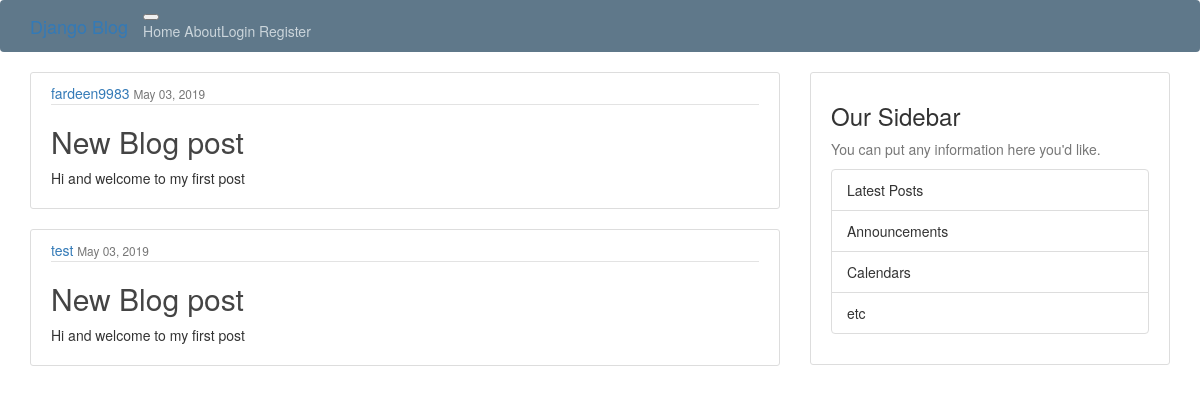
The app's page /, older data.
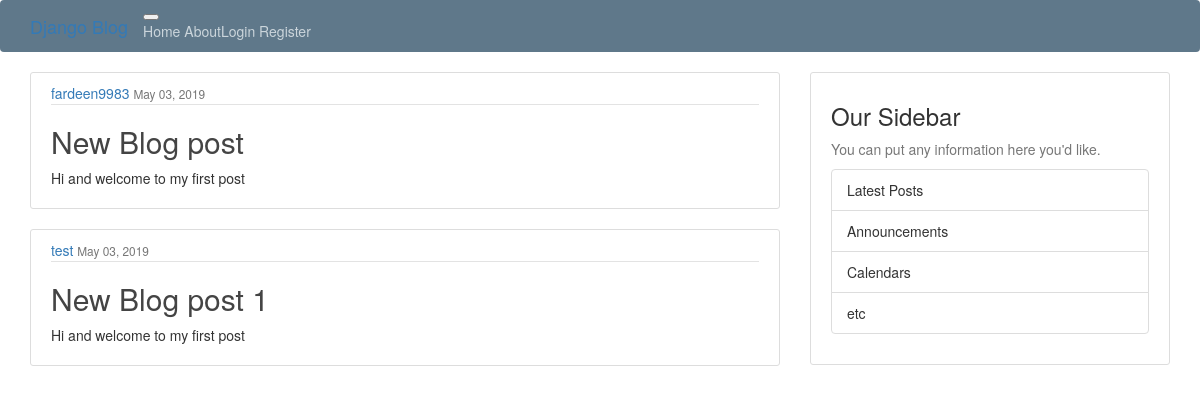
The same page, newer data.
### blog/models.py (models this page shows, shortened)
class Post(models.Model):
    title = models.CharField(max_length=100)
    content = models.TextField()
    date_posted = models.DateTimeField(default=timezone.now)
    author = models.ForeignKey(User,on_delete=models.CASCADE)

### blog/views.py (the view)
# urls.py: 2. Add a URL to urlpatterns:  path('', views.home, name='home')
def home(request):
    context = {
        'posts' : Post.objects.all()
    }
    return render(request,'home.html',context)

### blog/templates/home.html
{% extends "base.html" %}
{% block content %}
    {% for post in posts %}
        <article class="media content-section">
            <div class="media-body">
            <div class="article-metadata">
                <a class="mr-2" href="#">{{ post.author }}</a>
                <small class="text-muted">{{ post.date_posted|date:"F d, Y" }}</small>
            </div>
            <h2><a class="article-title" href="#">{{ post.title }}</a></h2>
            <p class="article-content">{{ post.content }}</p>
            </div>
        </article>
    {% endfor %}
{% endblock content%}

Row changes from the older to the newer data that the page shows:
changed Post "test": title "New Blog post" → "New Blog post 1"
